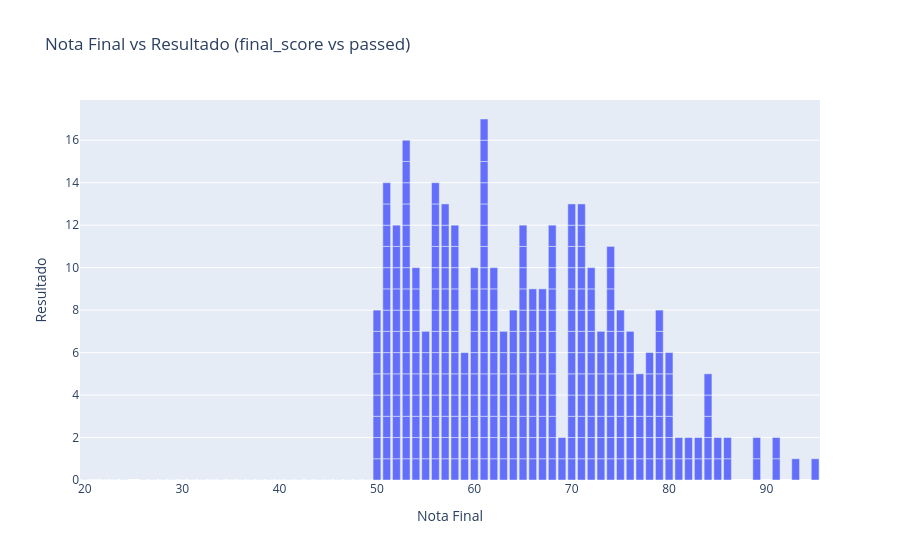

Here is the notebook cell this chart was saved with:
### Markdown cell above
#### Nota Final vs Resultado (final_score vs passed)

### Code cell
fig = px.bar(df, x="final_score", y='passed', 
             title="Nota Final vs Resultado (final_score vs passed)", 
             labels={'passed':'Resultado', 'final_score':'Nota Final'})
fig.show()

### Figure 1 — Plotly figure (JSON) as saved in the notebook; plotly's stock layout.template omitted (floating-point values rounded to 4 significant figures; data arrays with more than 128 entries replaced by an {"elided": "..."} marker saying what was removed)
{"data": [{"hovertemplate": "Nota Final=%{x}<br>Resultado=%{y}<extra></extra>", "legendgroup": "", "marker": {"color": "#636efa", "pattern": {"shape": ""}}, "name": "", "orientation": "v", "showlegend": false, "textposition": "auto", "type": "bar", "x": {"elided": "500 int values"}, "xaxis": "x", "y": {"elided": "500 int values"}, "yaxis": "y"}], "layout": {"barmode": "relative", "legend": {"tracegroupgap": 0}, "title": {"text": "Nota Final vs Resultado (final_score vs passed)"}, "xaxis": {"anchor": "y", "domain": [0, 1], "title": {"text": "Nota Final"}}, "yaxis": {"anchor": "x", "domain": [0, 1], "title": {"text": "Resultado"}}}}
